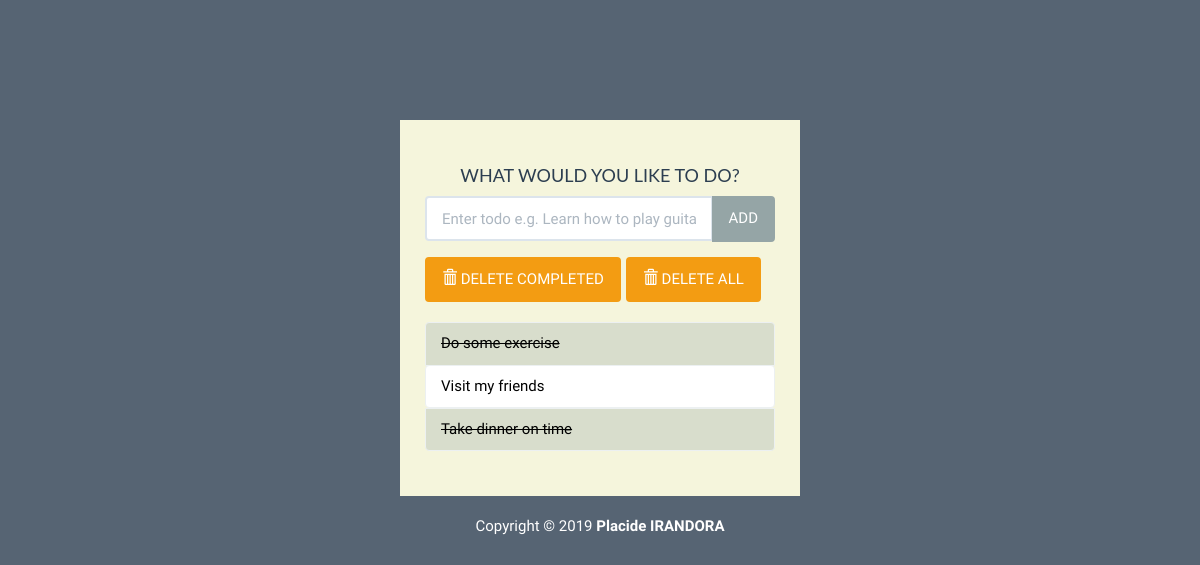
Before: / with the older database file.
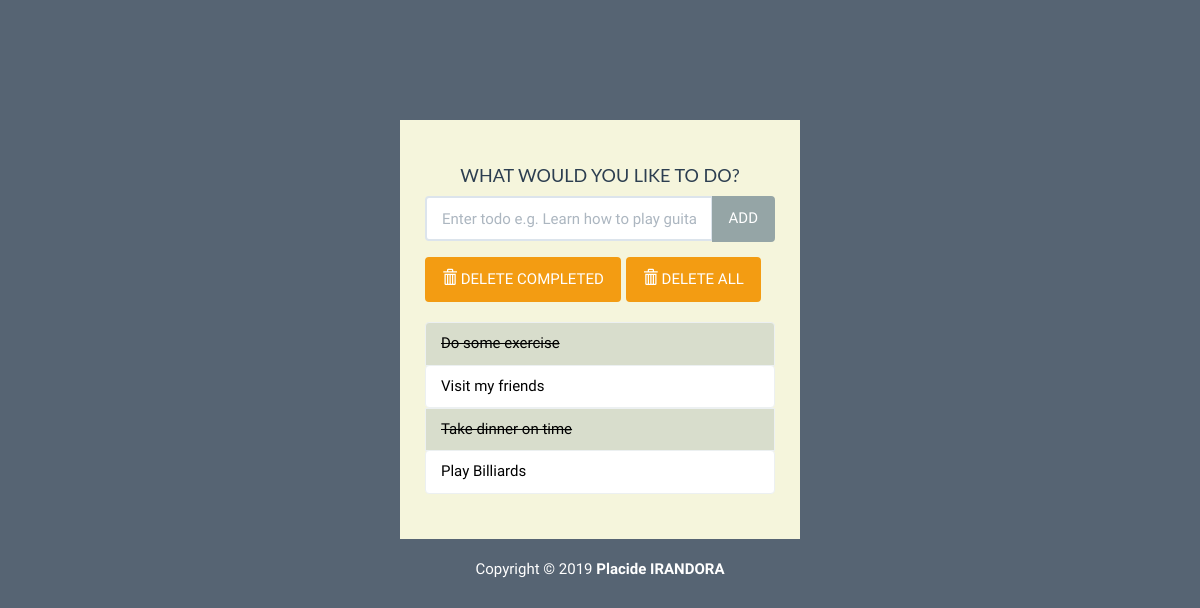
After: the same page with the newer database file.
### todo/models.py (models this page shows, shortened)
class Todo (models.Model):
    text = models.CharField(max_length=30)
    complete = models.BooleanField (default=False)

### todo/views.py (the view)
# urls.py: path('', views.index, name='index'),
def index(request):
    todo_list = Todo.objects.order_by('id')
    form = TodoForm()
    context = {'todo_list': todo_list, 'form': form}
    return render(request, 'todo/index.html', context)

### todo/forms.py
class TodoForm(forms.Form):
    text = forms.CharField(max_length=30,
    widget=forms.TextInput(
        attrs={'class': 'form-control',
        'placeholder': 'Enter todo e.g. Learn how to play guitar',
        'aria-label': 'Todo',
        'aria-describedby':'add-btn'}
    ))

### todo/templates/todo/index.html (shortened to what this page needs)
{% load static %}
<!DOCTYPE html>
<html lang="en">
	<head>
		<link rel="stylesheet" href="{% static 'todo/bootstrap/css/flatly.min.css' %}"/>
		<link rel="stylesheet" href="{% static 'todo/styles.css' %}"/>
	</head>
	<body>
		<div class="container-fluid" id="wrapper">
			<div class="row">
				<div class="col-lg-4 col-lg-offset-4" id="content">
					<h2>WHAT WOULD YOU LIKE TO DO?</h2>
					<form action="{% url 'add' %}" method="POST" role="form">
						<div class="form-group">
							<div class="input-group">
							  {{ form.text }}
							  <span class="input-group-btn">
								  <button type="submit" class="btn btn-default" id="add-btn">ADD</button>
							  </span>
							</div>
						</div>
					</form>
					<div class="row t10">
						<div class="col-lg-12">
							<div class="btn-toolbar">
								<div class="btn-group">
									<button type="button" class="btn btn-warning">
										<i class="glyphicon glyphicon-trash"></i> DELETE COMPLETED
									</button>
								</div>
								<div class="btn-group">
									<button type="button" class="btn btn-warning">
										<i class="glyphicon glyphicon-trash"></i> DELETE ALL
									</button>
								</div>
							</div>
						</div>
					</div>
					<ul class="list-group t20">
						{% for todo in todo_list %}
							{% if todo.complete %}
								<li class="list-group-item todo-completed">{{ todo.text }}</li>
							{%else%}
								<a href="#"><li class="list-group-item">{{ todo.text }}</li></a>
							{% endif %}
						{% endfor %}
					</ul>
				</div>
			</div>
			<footer>
				<div class="row pad">
					<div class="col-lg-12 text-center">
						Copyright &copy; 2019 <strong>Placide IRANDORA</strong>
					</div>
				</div>
			</footer>
		</div>
	</body>
</html>

Changed rows visible on the page:
added Todo: text "Play Billiards"
